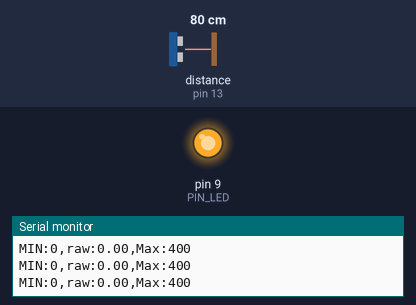
Bench run of a sketch on a simulated Arduino Uno, built with avr-gcc and run on an emulated ATmega328P. On the bench: output pins drawn as LEDs (lit = HIGH), the last lines printed to the serial monitor. Wiring (inferred from the names in the program): ultrasonic range finder: trigger pin 12; echo pin 13. The test bench sets the inputs (shaded band); at power-on: distance to the obstacle (sensor on pin 13) 80 cm. The echo pulse lasts 58.3 µs per cm; pins used as bus, display or sensor lines are not drawn.

Above: at 1.2 s.
1.3 s: distance to the obstacle (sensor on pin 13) set to 32 cm
2.8 s: distance to the obstacle (sensor on pin 13) set to 27 cm
At 3.2 s:
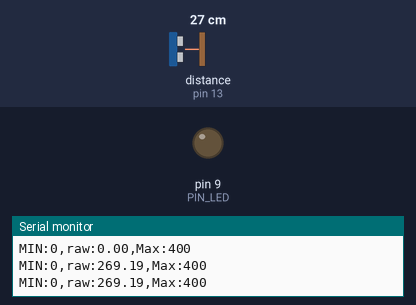
4.4 s: distance to the obstacle (sensor on pin 13) set to 2 cm
At 5.3 s:
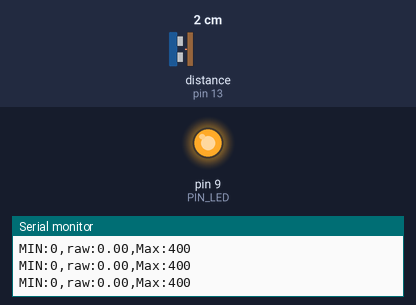
5.9 s: distance to the obstacle (sensor on pin 13) set to 18 cm
At 6.9 s:
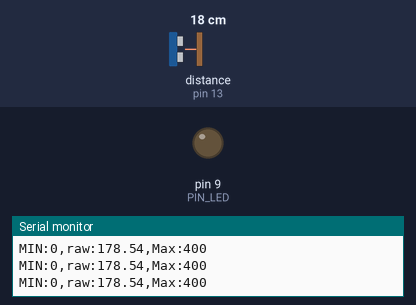
Timing chart, 0 to 8.4 s (numbered marks = the images above; inputs shaded):
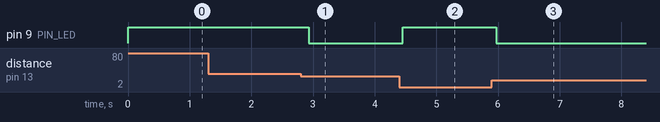

The sketch:

08_example_1.ino
```cpp
// Arduino pin assignment
#define PIN_LED 9
#define PIN_TRIG 12
#define PIN_ECHO 13

// configurable parameters
#define SND_VEL 346.0 // sound velocity at 24 celsius degree (unit: m/s)
#define INTERVAL 100 // sampling interval (unit: ms)
#define _DIST_MIN 100 // minimum distance to be measured (unit: mm)
#define _DIST_MAX 300 // maximum distance to be measured (unit: mm)

// global variables
float timeout; // unit: us
float dist_min, dist_max, dist_raw; // unit: mm
float scale; // convert pulse duration to distance

void setup(){
// initialize GPIO pins
    pinMode(PIN_LED, OUTPUT);
    pinMode(PIN_TRIG, OUTPUT);
    digitalWrite(PIN_TRIG, LOW);
    pinMode(PIN_ECHO, INPUT);

// initialize USS related variables
    dist_min = _DIST_MIN;
    dist_max = _DIST_MAX;
    timeout = (INTERVAL / 2) * 1000.0; // precalculate pulseIn() timeout value. (unit: us)
    dist_raw = 0.0;
    scale = 0.001 * 0.5 * SND_VEL;

// initialize serial port
    Serial.begin(38400);
}

void loop(){
// get a distance reading from the USS
    dist_raw = USS_measure(PIN_TRIG, PIN_ECHO);
// output the read value to the serial port
    Serial.print("MIN:0,");
    Serial.print("raw:");
    Serial.print(dist_raw); Serial.print(",");
    Serial.println("Max:400");
// turn on the LED if the distance is between dist_min and dist_max
    if(dist_raw < dist_min || dist_raw > dist_max){
        analogWrite(PIN_LED, 255);
    }
    else{
        analogWrite(PIN_LED, 0);
    }
// do something here
        delay(50); // assume that it takes 50ms to do something.
// wait until next sampling time
    delay(INTERVAL);
}

// get a distance reading from USS. return value is in millimeter.
float USS_measure(int TRIG, int ECHO)
{
    float reading;
    digitalWrite(TRIG, HIGH);
    delayMicroseconds(10);
    digitalWrite(TRIG, LOW);
    reading = pulseIn(ECHO, HIGH, timeout) * scale; // unit: mm
    if(reading < dist_min || reading > dist_max) reading = 0.0; // return 0 when out of range.
    return reading;
}
```

Measured:
- the behaviour switches between 31 and 30 cm on distance to the obstacle (sensor on pin 13) (found by bisection; images 0 and 1)
- after the input at 2.8 s, pin 9 (PIN_LED): HIGH → LOW after 0.13 s
- after the input at 4.4 s, pin 9 (PIN_LED): LOW → HIGH after 0.06 s
- after the input at 5.9 s, pin 9 (PIN_LED): HIGH → LOW after 0.07 s
